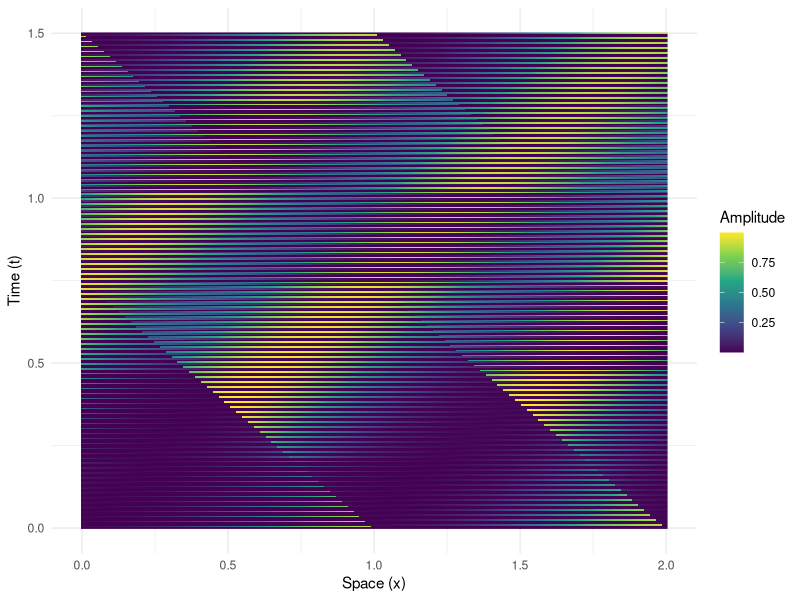

R code for this plot:
library(ggplot2)
library(dplyr)
library(tidyr)

# Parameters
xmin <- 0
xmax <- 2
nx <- 200
dx <- (xmax - xmin) / (nx - 1)
c <- 1
dt <- 0.5 * dx / c # CFL condition for stability
tmax <- 1.5
nt <- floor(tmax / dt)

# Spatial grid
x <- seq(xmin, xmax, length.out = nx)

# Initial condition: Gaussian pulse
u0 <- exp(-20 * (x - 0.5)^2)

# Matrix to store solutions (time steps x spatial points)
u_matrix <- matrix(0, nrow = nt + 1, ncol = nx)
u_matrix[1, ] <- u0

# Time integration using FTCS scheme
u_old <- u0
for (i in 1:nt) {
  u_new <- numeric(nx)
  for (j in 1:nx) {
    left <- ifelse(j == 1, nx - 1, j - 1)
    u_new[j] <- u_old[j] - c * dt / dx * (u_old[j] - u_old[left])
  }
  u_matrix[i + 1, ] <- u_new
  u_old <- u_new
}

# Create time vector
time <- seq(0, tmax, length.out = nt + 1)

# Reshape data into long format
df <- expand.grid(x = x, t = time)
df$u <- as.vector(u_matrix)

# Plot space-time heatmap
ggplot(df, aes(x = x, y = t, fill = u)) +
  geom_raster() +
  scale_fill_viridis_c() +
  labs(x = "Space (x)", y = "Time (t)", fill = "Amplitude") +
  theme_minimal()
